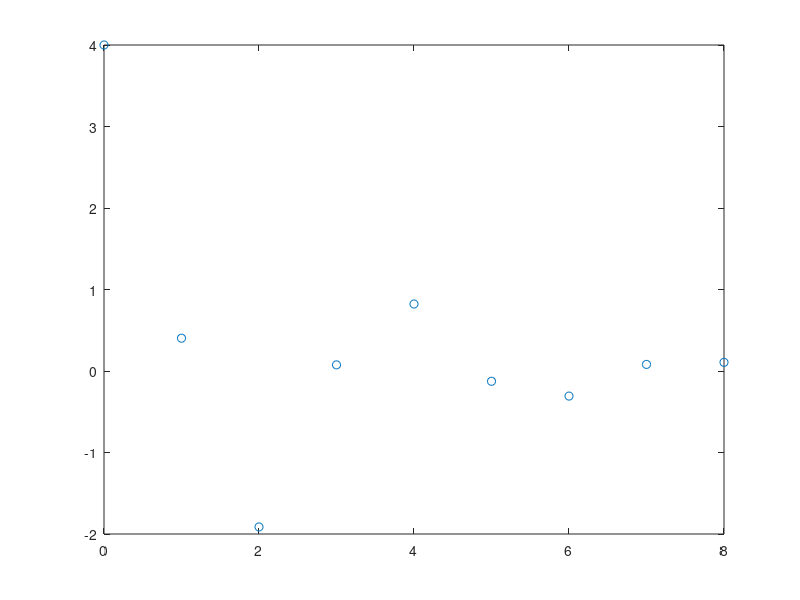

MATLAB code to generate this figure: (Note: this script raises an error after producing the figure.)
clear all
close all
clc

PathToSPES = '/Users/sventuri/Dropbox/SPES/Data_Test/MassSpringDamper/'

%size = 97;
x = [0:1:8];
y = [4.0, 4.025647e-1, -1.913556, 7.536144e-2, 8.219699e-1, -1.26e-1, -3.076154e-1, 8.109402e-2, 1.062484e-1];

%x_out = [x, [.1, .15, .2]]';
%y_out = [y, [8, 6, 9]]';
x_out = [x]';
y_out = [y]';

figure
plot(x_out,y_out,'o')


FileX  = strcat(PathToSPES,'/x.csv');
fileID = fopen(FileX,'w');
fprintf(fileID,'x\n')
for i = 1:length(x_out)
  fprintf(fileID,'%f\n', x_out(i));
end 

FileY = strcat(PathToSPES,'/y.csv');
fileID = fopen(FileY,'w');
fprintf(fileID,'y\n')
for i = 1:length(x_out)
  fprintf(fileID,'%f\n', y_out(i));
end 

FileX = strcat(PathToSPES,'/xToCompare.csv');
fileID = fopen(FileX,'w');
fprintf(fileID,'x\n')
for i = 1:length(x_out)
  fprintf(fileID,'%f\n', x_out(i));
end 

FileX = strcat(PathToSPES,'/xToPlot.csv');
fileID = fopen(FileX,'w');
fprintf(fileID,'x\n')
for i = 1:length(x_out)
  fprintf(fileID,'%f\n', x_out(i));
end 

FileY = strcat(PathToSPES,'/yToCompare.csv');
fileID = fopen(FileY,'w');
fprintf(fileID,'y\n')
for i = 1:length(x_out)
  fprintf(fileID,'%f\n', y_out(i));
end 

FileXY = strcat(PathToSPES,'/xyToPlot.csv');
fileID = fopen(FileXY,'w');
fprintf(fileID,'x,y\n')
for i = 1:length(x_out)
  fprintf(fileID,'%f,%f\n',[x_out(i),y_out(i)]);
end 